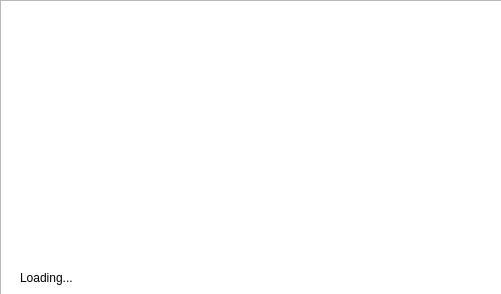
<?xml version="1.0" encoding="UTF-8"?>
<ui version="4.0">
 <class>Dialog</class>
 <widget class="QDialog" name="Dialog">
  <property name="geometry">
   <rect>
    <x>0</x>
    <y>0</y>
    <width>501</width>
    <height>294</height>
   </rect>
  </property>
  <property name="windowTitle">
   <string>Dialog</string>
  </property>
  <widget class="QGraphicsView" name="background">
   <property name="geometry">
    <rect>
     <x>0</x>
     <y>0</y>
     <width>502</width>
     <height>295</height>
    </rect>
   </property>
  </widget>
  <widget class="QLabel" name="status">
   <property name="geometry">
    <rect>
     <x>20</x>
     <y>270</y>
     <width>401</width>
     <height>16</height>
    </rect>
   </property>
   <property name="text">
    <string>Loading...</string>
   </property>
  </widget>
 </widget>
 <resources/>
 <connections/>
</ui>
